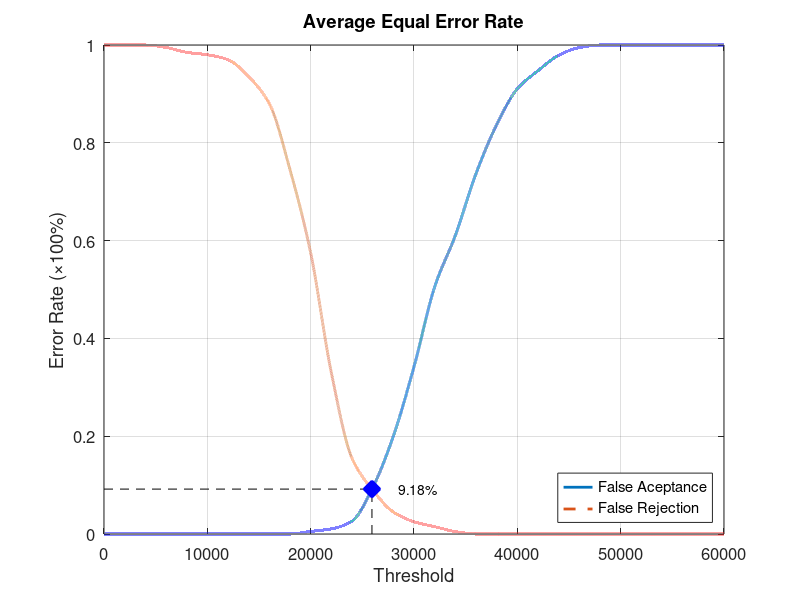
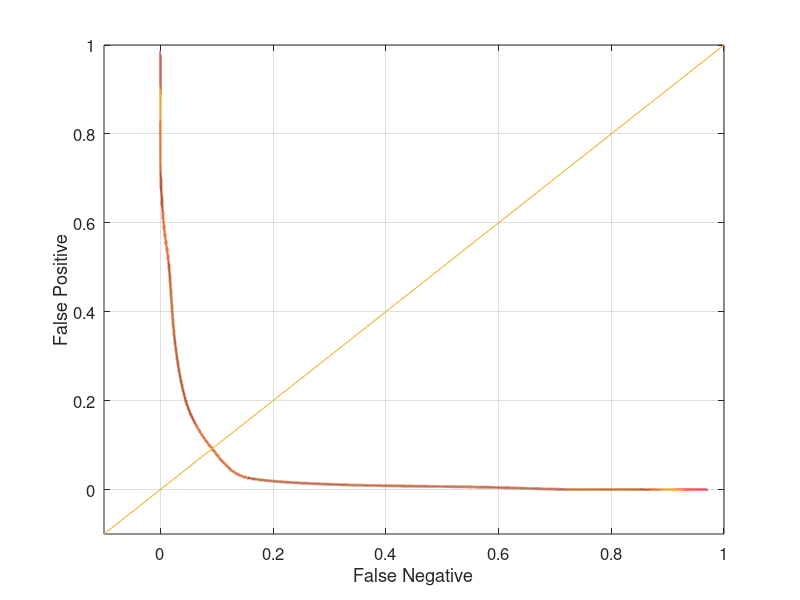

MATLAB code to generate these figures, in order:
function yEER = Database1_3
close all;
clear;
clc;
x = 0:2000:60000;
xq = 0:0.5:60000;

y0 = [0 0 0 0 0 0 0 0 0 0 0.00526316 0.0105263 0.0263158 0.0947368 0.2 0.342105 0.505263 0.610526 0.736842 0.836842 0.910526 0.947368 0.978947 0.994737 1 1 1 1 1 1 1];
yy0 = interp1(x, y0, xq, 'pchip');
y1 = [1 1 1 0.995 0.985 0.98 0.97 0.935 0.88 0.745 0.575 0.33 0.155 0.09 0.045 0.025 0.015 0.005 0 0 0 0 0 0 0 0 0 0 0 0 0];
yy1 = interp1(x, y1, xq, 'pchip');

% Calculating EER: 
y2 = abs(y0 - y1);
find(y2 == min(y2))
yy2 = abs(yy0 - yy1);
xEER = find(yy2 == min(yy2));
xEERIndex = xq(xEER) % X-axis EER
yEER = yy0(xEER) % Y-axis EER

main = figure
plot(xq, yy0,'-','LineWidth', 2);	hold on
plot(xq, yy1,'--','LineWidth', 2);	hold on
plot([xEERIndex xEERIndex], [0 yEER], 'k--');	hold on
plot([0 xEERIndex], [yEER yEER], 'k--');	hold on
plot(xEERIndex, yEER, 'bx', 'LineWidth', 10);	hold on
text(xEERIndex + 10 * xEERIndex / 100, yEER, [num2str(round((10000 * yEER)) / 100) '%'])
legend('False Aceptance', 'False Rejection', 'Location', 'SouthEast')
xlabel('Threshold')
ylabel('Error Rate (\times100%)')
title('Average Equal Error Rate')
set(gca, 'FontSize', 12)
axis([0 60000 0 1])
grid on

print(main, 'Database1_3Main', '-dpng');
FNRxFPR = figure('Color', [1 1 1]);
plot(yy1, yy0, '-', yy1, yy0, 'LineWidth', 2);
hold on
y = -0.1:0.1:1
plot(y, y); 
set(gca, 'FontSize', 12)
xlabel('False Negative')
ylabel('False Positive')
axis([-0.1 1 -0.1 1])
set(gca, 'FontSize', 12)
grid on

print(FNRxFPR, 'Database1_3FNRxFPR','-dpng');
end
